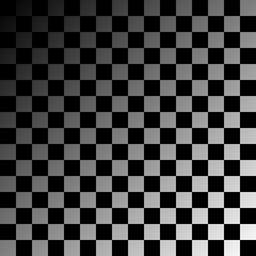
#> input picture homework1/images/image_4.tif, 256 x 256 px, shrunk from 1024 x 1024 before the run
$ python p4.py
#> lines starting #> are read from the running program, lines starting #| are printed output that depends on the picture
import os
import cv2
import numpy as np

def gaussian_kernel(size=256, sigma=128, twodim=False):
    mid = size // 2
    if twodim == True:
        x, y = np.mgrid[-mid:mid, -mid:mid]
        gk = np.exp(-0.5 * (x ** 2 + y ** 2) / (sigma ** 2))
    else:
        x = np.arange(-mid, mid)
        gk = np.exp(-0.5 * (x ** 2) / (sigma ** 2))
    return gk / gk.sum()

def main(kernel_size=256, two_dim=True,
         path='./images'):
    # 1. Read image
#> called with kernel_size = 256, two_dim = True, path = './images'
    img = cv2.imread(os.path.join(path, 'image_4.tif'), cv2.IMREAD_GRAYSCALE)
#> img is the input picture: shape (256, 256); min 0, max 248, mean 63.4
    img = np.asarray(img)
    if not os.path.exists(os.path.join(path, 'problem_4')):
        os.mkdir(os.path.join(path, 'problem_4'))
    cv2.imwrite(os.path.join(path, 'problem_4', '4_1_chess.png'), img)

    # 2. Generate gaussian filter
    if two_dim == True:
        gauss = gaussian_kernel(kernel_size, 128, True)
    else:
        gauss = gaussian_kernel(kernel_size, 128, False)

    # 3. Generate image with padding
    rows, cols = img.shape
#> rows = 256; cols = 256
    pad_img = np.zeros((rows + kernel_size, cols + kernel_size))
    start = kernel_size // 2 + 1
    pad_img[start: start + rows, start: start + cols] = img
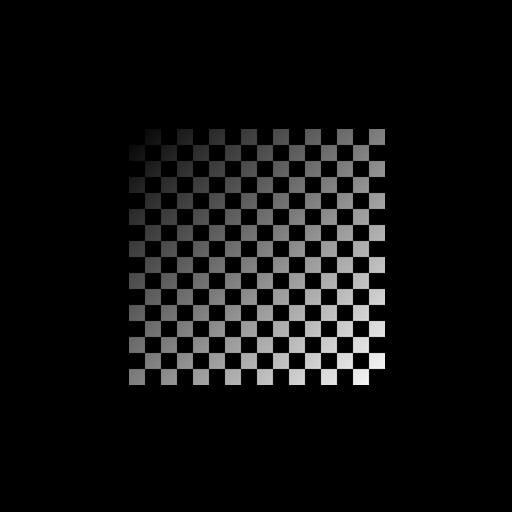
#> pad_img: shape (512, 512) float64; min 0, max 248, mean 15.9

    pad_img[:start, start: start + cols] = np.repeat(img[0:1, :], start, axis=0)
    pad_img[start + rows:, start: start + cols] = np.repeat(img[-1:, :], start - 2, axis=0)
    pad_img[start: start + rows, :start] = np.repeat(img[:, 0:1], start, axis=1)
    pad_img[start: start + rows, start + cols:] = np.repeat(img[:, -1:], start - 2, axis=1)
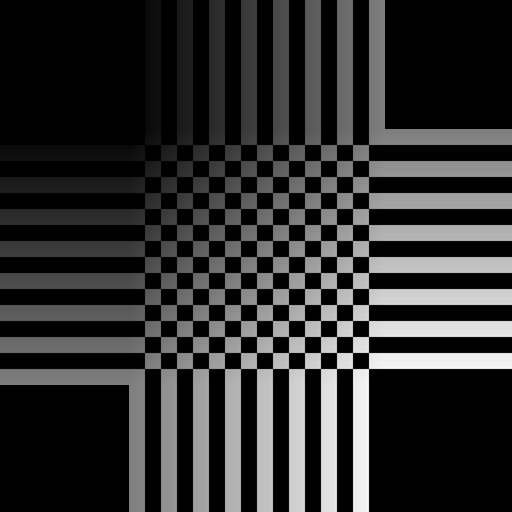
#> pad_img: shape (512, 512) float64; min 0, max 248, mean 47.4
    cv2.imwrite(os.path.join(path, 'problem_4', '4_2_chess_padding.png'), pad_img)

    # 4. Compute the shade
    shade = np.zeros_like(img)
    if two_dim == True:
        for h in range(rows):
            for w in range(cols):
                shade[h, w] = np.sum(pad_img[h: h + kernel_size, w: w + kernel_size] * gauss)
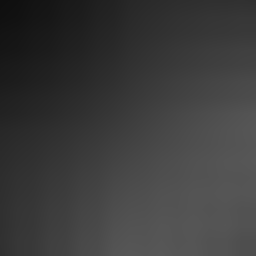
#> shade: shape (256, 256); min 15, max 87, mean 59.1
    else:
        tmp = np.zeros_like(pad_img)
        for h in range(rows):
            for w in range(cols):
                tmp[h + start, w + start] = np.sum(pad_img[h: h + kernel_size, w + start] * gauss)
        for h in range(rows):
            for w in range(cols):
                shade[h, w] = np.sum(tmp[h + start, w: w + kernel_size] * gauss)

    cv2.imwrite(os.path.join(path, 'problem_4', '4_3_shade.png'), shade)

    # 5. Acquire the result with shade correction
    correct_img = img / (shade + 1)
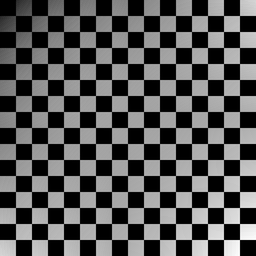
#> correct_img: shape (256, 256) float64; min 0, max 3.1, mean 1.02; drawn with min black and max white
    correct_img *= 255 / (np.max(correct_img) - np.min(correct_img))
    cv2.imwrite(os.path.join(path, 'problem_4', '4_4_shade_correction.png'), correct_img)

if __name__ == '__main__':
    kernel_size = 256   # Size value is even in this case
    two_dim = True
    path = './images'

    main(kernel_size, two_dim, path)
    print('Check the directory: ./images/problem_4')
